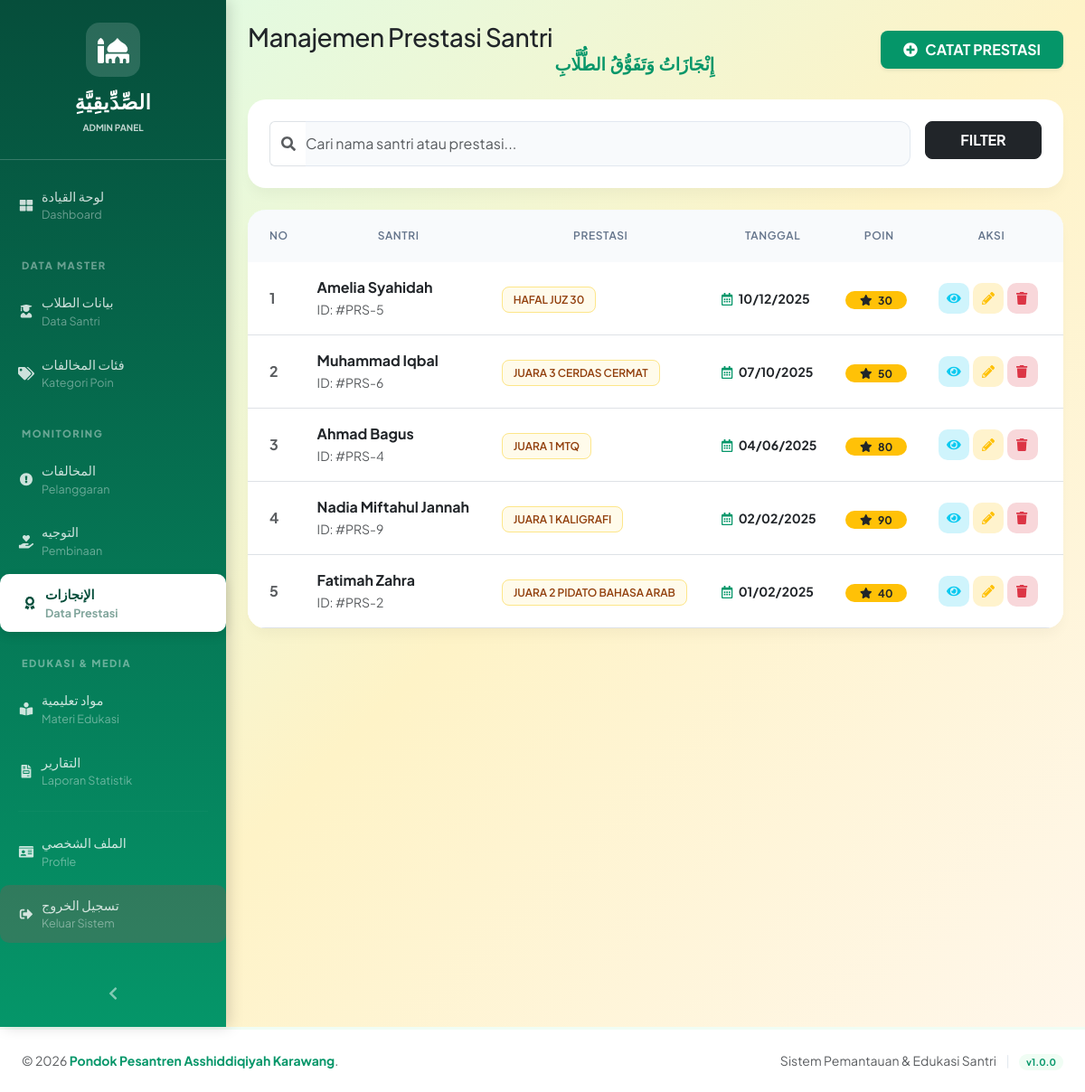
The app's page /admin/prestasi.php (signed in) with its own data.
### tables this page shows
CREATE TABLE `prestasi` (
  `id` int(11) NOT NULL,
  `santri_id` int(11) NOT NULL,
  `jenis_prestasi` varchar(100) NOT NULL,
  `tanggal_prestasi` date NOT NULL,
  `deskripsi` text DEFAULT NULL,
  `poin_prestasi` int(11) DEFAULT 0,
  `dicatat_oleh` int(11) NOT NULL,
  `created_at` timestamp NOT NULL DEFAULT current_timestamp()
);

CREATE TABLE `users` (
  `id` int(11) NOT NULL,
  `nama_lengkap` varchar(100) NOT NULL,
  `nama_arab` varchar(255) DEFAULT NULL,
  `username` varchar(50) NOT NULL,
  `password` varchar(255) NOT NULL,
  `role` enum('admin','santri') NOT NULL,
  `jenis_kelamin` enum('Laki-laki','Perempuan') NOT NULL,
  `tanggal_lahir` date DEFAULT NULL,
  `alamat` text DEFAULT NULL,
  `nomor_telepon` varchar(15) DEFAULT NULL,
  `foto_profil` varchar(255) DEFAULT 'default.png',
  `created_at` timestamp NOT NULL DEFAULT current_timestamp(),
  `updated_at` timestamp NOT NULL DEFAULT current_timestamp() ON UPDATE current_timestamp()
);

### admin/prestasi.php (the view, shortened to what this page needs)
<?php
require_once '../config.php';
mysqli_set_charset($conn, "utf8mb4");
$search = isset($_GET['search']) ? escape($_GET['search']) : '';
$query_prestasi = "SELECT p.*, u.nama_lengkap
                    FROM prestasi p
                    JOIN users u ON p.santri_id = u.id";
$query_prestasi .= " ORDER BY p.tanggal_prestasi DESC";
$result_prestasi = mysqli_query($conn, $query_prestasi);
include '../includes/header.php';
?>
<div class="d-flex" id="wrapper">
    <?php include '../includes/sidebar_admin.php'; ?>
    <div class="flex-grow-1" id="content-wrapper">
        <div class="container-fluid px-4 py-4">
            <div class="row align-items-center mb-4">
                <div class="col-md-7">
                <h3 class="fw-800 text-dark mb-0" style="letter-spacing: -0.5px;">Manajemen Prestasi Santri</h3>
                    <p class="text-emerald fw-bold font-arab mb-0" style="font-size: 1.2rem;" dir="rtl">إِنْجَازَاتُ وَتَفَوُّقُ الطُّلَّابِ
</p>
                </div>
                <div class="col-md-5 text-md-end mt-3 mt-md-0">
                    <button type="button" class="btn bg-emerald text-white shadow-sm px-4 py-2 fw-bold rounded-3" onclick="openTambahModal()">
                        <i class="fas fa-plus-circle me-2"></i>CATAT PRESTASI
                    </button>
                </div>
            </div>
            <div class="card card-modern mb-4">
                <div class="card-body p-4">
                    <form method="GET" class="row g-3">
                        <div class="col-md-10">
                            <div class="input-group">
                                <span class="input-group-text bg-transparent border-end-0"><i class="fas fa-search text-muted"></i></span>
                                <input type="text" name="search" class="form-control input-modern border-start-0 ps-0" placeholder="Cari nama santri atau prestasi..." value="<?= $search ?>">
                            </div>
                        </div>
                        <div class="col-md-2">
                            <button type="submit" class="btn btn-dark w-100 py-2 rounded-3 fw-bold">FILTER</button>
                        </div>
                    </form>
                </div>
            </div>
            <div class="card card-modern overflow-hidden">
                <div class="table-responsive">
                    <table class="table table-hover align-middle mb-0">
                        <thead>
                            <tr>
                                <th class="ps-4" width="60">NO</th>
                                <th>SANTRI</th>
                                <th>PRESTASI</th>
                                <th>TANGGAL</th>
                                <th>POIN</th>
                                <th class="pe-4">AKSI</th>
                            </tr>
                        </thead>
                        <tbody>
                            <?php if (mysqli_num_rows($result_prestasi) > 0): ?>
                            <?php $no = 1; while ($row = mysqli_fetch_assoc($result_prestasi)): ?>
                            <tr>
                                <td class="ps-4 text-muted fw-bold"><?= $no++ ?></td>
                                <td>
                                    <div class="fw-bold text-dark"><?= $row['nama_lengkap'] ?></div>
                                    <small class="text-muted">ID: #PRS-<?= $row['id'] ?></small>
                                </td>
                                <td><span class="badge-prestasi text-uppercase"><?= $row['jenis_prestasi'] ?></span></td>
                                <td><div class="small fw-bold text-dark"><i class="far fa-calendar-alt me-1 text-emerald"></i> <?= date('d/m/Y', strtotime($row['tanggal_prestasi'])) ?></div></td>
                                <td><div class="badge bg-warning text-dark rounded-pill px-3"><i class="fas fa-star me-1"></i> <?= $row['poin_prestasi'] ?></div></td>
                                <td class="text-center-important pe-4">
                                    <div class="d-flex justify-content-center gap-1">
                                        <button type="button" class="btn-action bg-info-subtle text-info" onclick='openDetailModal(<?= json_encode($row) ?>)'><i class="fas fa-eye fa-sm"></i></button>
                                        <button type="button" class="btn-action bg-warning-subtle text-warning" onclick='openEditModal(<?= json_encode($row) ?>)'><i class="fas fa-pencil-alt fa-sm"></i></button>
                                        <a href="?hapus=<?= $row['id'] ?>" class="btn-action bg-danger-subtle text-danger" onclick="return confirm('Hapus data prestasi ini?')"><i class="fas fa-trash fa-sm"></i></a>
                                    </div>
                                </td>
                            </tr>
                            <?php endwhile; ?>
                            <?php else: ?>
                            <tr><td colspan="6" class="text-center py-5 text-muted">Belum ada data prestasi.</td></tr>
                            <?php endif; ?>
                        </tbody>
                    </table>
                </div>
            </div>
        </div>
    </div>
</div>
<?php include '../includes/footer.php'; ?>
</body>
</html>

### includes/header.php (style rules this page uses)
:root { --primary-green: #86efac; --secondary-green: #4ade80; --dark-green: #16a34a; --light-green: #dcfce7; --cream: #fef3c7; }
body { background: linear-gradient(135deg, var(--light-green) 0%, var(--cream) 50%, #fff7ed 100%); font-family: 'Segoe UI', Tahoma, Geneva, Verdana, sans-serif; }
.card { border: 2px solid var(--light-green); box-shadow: 0 2px 15px rgba(0, 0, 0, 0.05); border-radius: 10px; margin-bottom: 20px; }
.table { background: white; }
.table thead { background: linear-gradient(135deg, var(--light-green) 0%, var(--cream) 100%); }
.table thead th { color: var(--dark-green); font-weight: 600; border-bottom: 2px solid var(--primary-green); }

### admin/prestasi.php (style rules this page uses)
* { font-family: 'Plus Jakarta Sans', sans-serif; }
body { background-color: #f8fafc; }
.font-arab { font-family: 'Amiri', serif !important; }
.bg-emerald { background-color: #059669 !important; }
.text-emerald { color: #059669 !important; }
.card-modern { border: none; border-radius: 20px; box-shadow: 0 10px 15px -3px rgba(0, 0, 0, 0.04); }
.table thead th { background-color: #f8fafc; text-transform: uppercase; font-size: 0.75rem; letter-spacing: 0.05em; color: #64748b; padding: 1.25rem; border: none; text-align: center; }
.table tbody td { padding: 1rem 0.75rem; text-align: left; }
.text-center-important { text-align: center !important; }
.btn-action { width: 34px; height: 34px; display: inline-flex; align-items: center; justify-content: center; border-radius: 10px; transition: all 0.2s; border: none; }
.input-modern { border-radius: 12px; padding: 0.75rem; border: 1px solid #e2e8f0; background-color: #f8fafc; }
.badge-prestasi { padding: 6px 12px; border-radius: 8px; font-weight: 600; font-size: 0.75rem; background: #fffbeb; color: #92400e; border: 1px solid #fde68a; }

### records on screen
prestasi: santri.nama_lengkap "Amelia Syahidah", id "5", jenis_prestasi "HAFAL JUZ 30", tanggal_prestasi "10/12/2025", poin_prestasi "30"
prestasi: santri.nama_lengkap "Muhammad Iqbal", id "6", jenis_prestasi "JUARA 3 CERDAS CERMAT", tanggal_prestasi "07/10/2025", poin_prestasi "50"
prestasi: santri.nama_lengkap "Ahmad Bagus", id "4", jenis_prestasi "JUARA 1 MTQ", tanggal_prestasi "04/06/2025", poin_prestasi "80"
prestasi: santri.nama_lengkap "Nadia Miftahul Jannah", id "9", jenis_prestasi "JUARA 1 KALIGRAFI", tanggal_prestasi "02/02/2025", poin_prestasi "90"
prestasi: santri.nama_lengkap "Fatimah Zahra", id "2", jenis_prestasi "JUARA 2 PIDATO BAHASA ARAB", tanggal_prestasi "01/02/2025", poin_prestasi "40"
